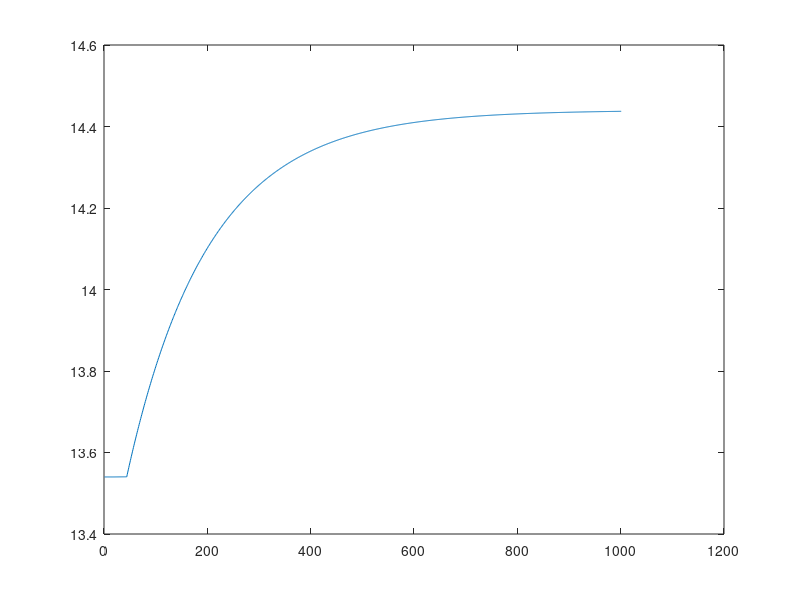
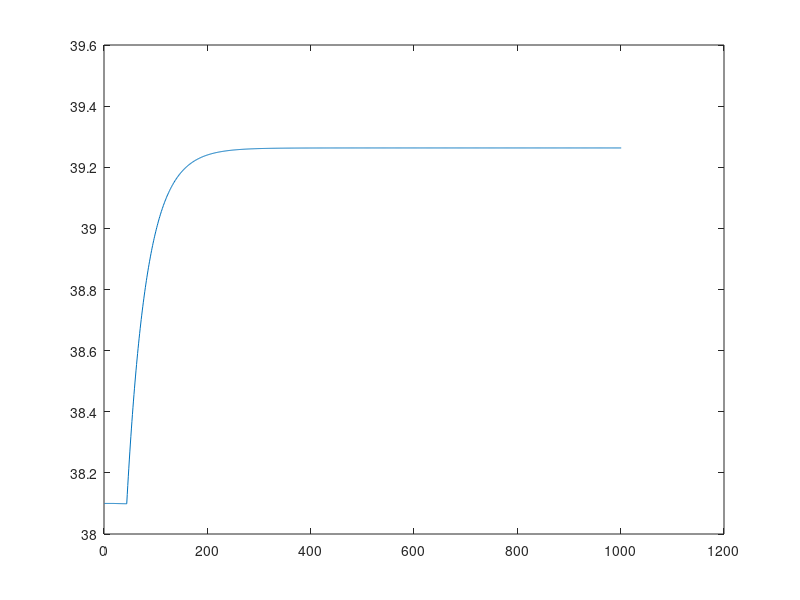

Write the MATLAB code that produced these figures, in order.
function [h,T] = lab_func()

Tc = 17;
Th = 75;
Td = 42;
Fc = 50;
Fh = 27;
Fd = 15;
tauC = 170;
tauH = 220;

Tp = 10;
Ts = 10000;


k_max = Ts/Tp;
tauC = tauC/Tp;
tauH = tauH/Tp;

hpp= 13.54;
Tpp = 38.10;
r = 68;
alpha = 25;



h(1:k_max) = hpp;
T(1:k_max) = Tpp;


Fh_in(1:k_max) = 27;
Fc_in(1:k_max) = 50;

Fh_in(tauH:k_max) = 30;
Fc_in(tauC:k_max) = 50;

Fh(1:tauH) = Fh_in(1);
Fc(1:tauC) = Fc_in(1);

for k=tauC+1:k_max
    
    Fc = Fc_in(k-tauC);
     
    if k <= tauH
       Fh = Fh_in(1);
    else
       Fh = Fh_in(k - tauH); 
    end
    
    h(k+1) = h(k) + Tp * ((Fh + Fc + Fd - alpha*sqrt(h(k))) / (2*r*pi*h(k) - pi*h(k)^2));
    T(k+1) = T(k) + Tp* ((-T(k) * (Fh + Fc + Fd ) + Fh*Th + Fc*Tc + Fd*Td) / (pi*h(k)^2*r - pi*h(k)^3/3));
    
end

figure(1)
plot(h)
figure(2)
plot(T)


end

